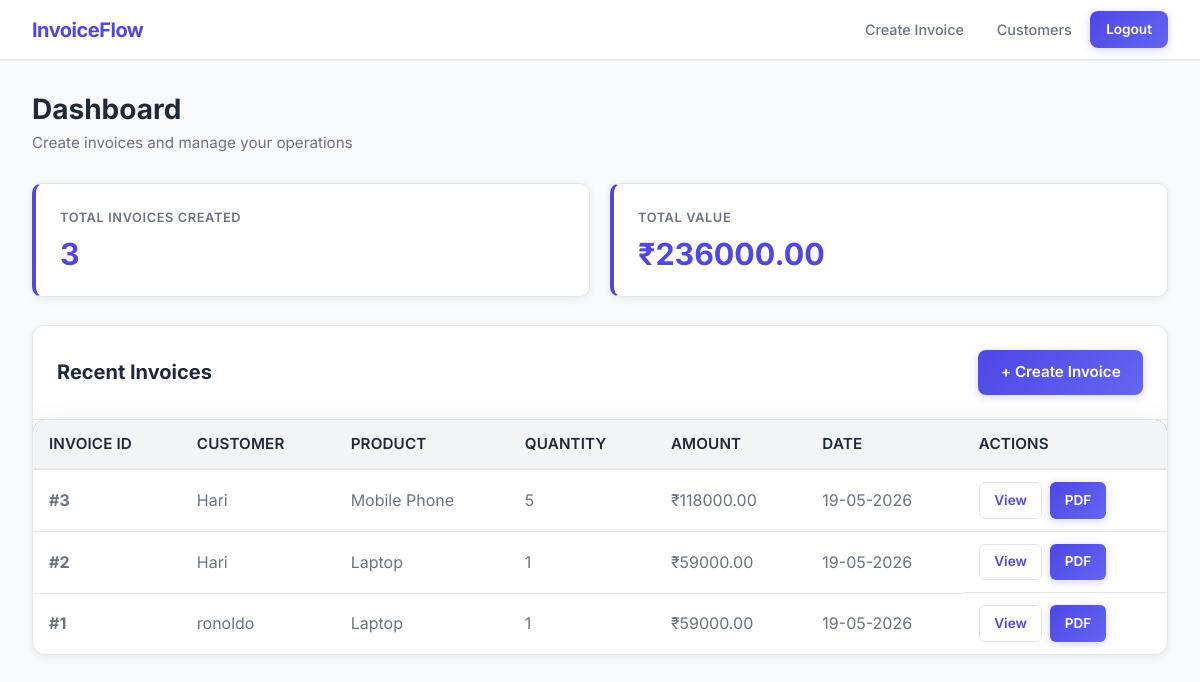
/user_dashboard (signed in), run on an earlier commit of the app's database.
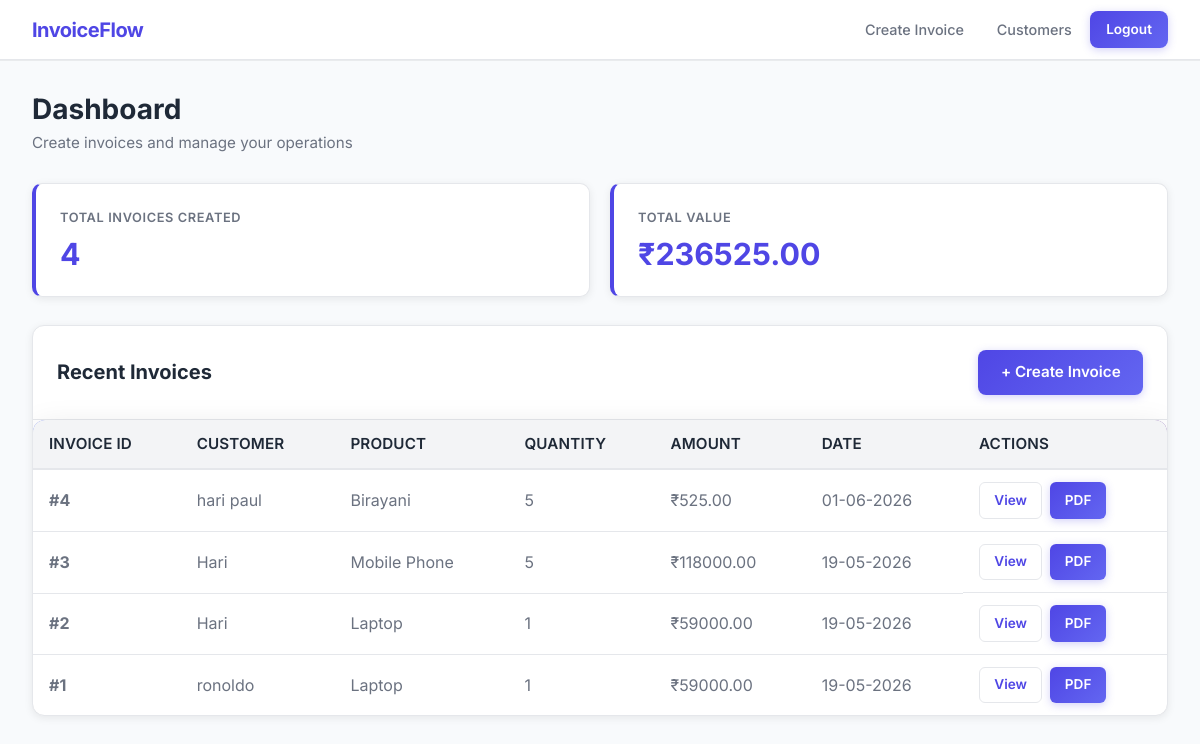
And on a later commit of the database.
### tables this page shows
CREATE TABLE invoices (
            id INTEGER PRIMARY KEY AUTOINCREMENT,
            customer_id INTEGER,
            product_id INTEGER,
            customer TEXT NOT NULL,
            product TEXT NOT NULL,
            quantity INTEGER NOT NULL,
            price REAL NOT NULL,
            total REAL NOT NULL,
            date TEXT NOT NULL,
            created_by TEXT, customer_email TEXT DEFAULT "", customer_address TEXT DEFAULT "", gst_rate REAL DEFAULT 0.18, gst_amount REAL DEFAULT 0, last_updated TEXT DEFAULT '',
            FOREIGN KEY (customer_id) REFERENCES users (id),
            FOREIGN KEY (product_id) REFERENCES products (id)
        );

### app.py (the view)
@app.route('/user_dashboard')
@require_role('user')
def user_dashboard():
    conn = get_db_connection()
    invoices = conn.execute('SELECT * FROM invoices ORDER BY id DESC').fetchall()
    totals = conn.execute('SELECT COALESCE(SUM(total), 0) AS revenue FROM invoices').fetchone()
    total_revenue = totals['revenue'] if totals else 0
    conn.close()
    return render_template(
        'user/dashboard.html',
        invoices=invoices,
        total_revenue=total_revenue,
        email_preview=session.pop('invoice_email_preview', None)
    )

### app.py (called while the page is built, shortened)
def get_db_connection():
    connection = sqlite3.connect(DATABASE)
    connection.row_factory = sqlite3.Row
    return connection

def require_role(*roles):
    def decorator(f):
        @wraps(f)
        def decorated_function(*args, **kwargs):
            user_role = session.get('role')
            return f(*args, **kwargs)
        return decorated_function
    return decorator

### templates/user/dashboard.html
{% extends "base.html" %}
{% block content %}
<div class="dashboard-header">
    <h1>Dashboard</h1>
    <p>Create invoices and manage your operations</p>
</div>
<div class="stats-grid">
    <div class="stat-card">
        <div class="stat-label">Total Invoices Created</div>
        <div class="stat-value">{{ invoices|length }}</div>
    </div>
    <div class="stat-card">
        <div class="stat-label">Total Value</div>
        <div class="stat-value">₹{{ "%.2f"|format(total_revenue) }}</div>
    </div>
</div>
<div class="table-container">
    <div class="table-header">
        <h2>Recent Invoices</h2>
        <a href="{{ url_for('create_invoice') }}" class="button">+ Create Invoice</a>
    </div>
    {% if invoices %}
    <table>
        <thead>
            <tr>
                <th>Invoice ID</th>
                <th>Customer</th>
                <th>Product</th>
                <th>Quantity</th>
                <th>Amount</th>
                <th>Date</th>
                <th>Actions</th>
            </tr>
        </thead>
        <tbody>
            {% for invoice in invoices %}
            <tr>
                <td><strong>#{{ invoice['id'] }}</strong></td>
                <td>{{ invoice['customer'] }}</td>
                <td>{{ invoice['product'] }}</td>
                <td>{{ invoice['quantity'] }}</td>
                <td>₹{{ "%.2f"|format(invoice['total']) }}</td>
                <td>{{ invoice['date'] }}</td>
                <td class="table-actions">
                    <a href="{{ url_for('view_invoice', invoice_id=invoice['id']) }}" class="button secondary mini">View</a>
                    <a href="{{ url_for('download_invoice', invoice_id=invoice['id']) }}" class="button mini">PDF</a>
                </td>
            </tr>
            {% endfor %}
        </tbody>
    </table>
    {% else %}
    <div style="padding: 2rem; text-align: center; color: var(--text-secondary);">
        <p>No invoices yet. <a href="{{ url_for('create_invoice') }}" class="button secondary mini">Create one</a></p>
    </div>
    {% endif %}
</div>
{% endblock %}

### templates/base.html (shortened to what this page needs)
<!DOCTYPE html>
<html lang="en">
<head>
    <link rel="stylesheet" href="{{ url_for('static', filename='style.css') }}?v=7">
</head>
<body>
    <header class="topbar {% if session.get('username') %}logged-in{% endif %}">
        <div class="brand">InvoiceFlow</div>
        <nav>
            {% if session.get('username') %}
                {% if session.get('role') == 'admin' %}
                    <a href="{{ url_for('admin.admin_dashboard') }}">Analytics</a>
                    <a href="{{ url_for('admin.admin_customers') }}">Customers</a>
                    <a href="{{ url_for('admin.admin_products') }}">Products</a>
                    <a href="{{ url_for('admin.admin_employees') }}">Employees</a>
                    <a href="{{ url_for('logout') }}" class="button mini">Logout</a>
                {% elif session.get('role') == 'user' %}
                    <a href="{{ url_for('create_invoice') }}">Create Invoice</a>
                    <a href="{{ url_for('user_customers') }}">Customers</a>
                    <a href="{{ url_for('logout') }}" class="button mini">Logout</a>
                {% elif session.get('role') == 'customer' %}
                    <a href="{{ url_for('customer_dashboard') }}">My Invoices</a>
                    <a href="{{ url_for('logout') }}" class="button mini">Logout</a>
                {% endif %}
            {% else %}
                <a href="{{ url_for('home') }}">Home</a>
                <a href="{{ url_for('admin_login') }}">Admin Login</a>
                <a href="{{ url_for('user_login') }}">Employee Login</a>
                <a href="{{ url_for('customer_login') }}">Customer Login</a>
                <a href="{{ url_for('customer_register') }}">Customer Register</a>
            {% endif %}
        </nav>
    </header>
    {% if request.endpoint and request.endpoint.endswith('_login') or request.endpoint == 'customer_register' %}
    <main class="login-main">
    {% else %}
    <main class="page-shell">
    {% endif %}
        {% block content %}{% endblock %}
    </main>
</body>
</html>

What changed in the data, as far as the page shows it:
added invoices: id "4", customer "hari paul", product "Birayani", quantity "5", total "525.00", date "01-06-2026"
Also different on the page:
{{ invoices|length }}: "3" → "4"
{{ "%.2f"|format(total_revenue) }}: "236000.00" → "236525.00"
